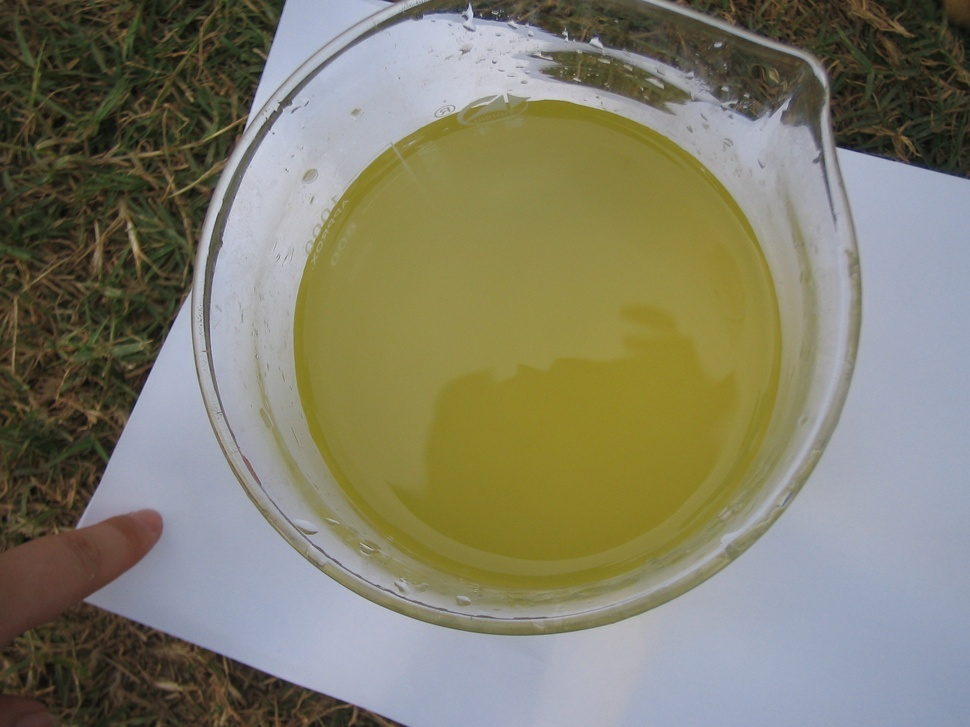
#> input picture DataMining/L11-ImageRecog/data/images/1_1.jpg, 970 x 727 px, shrunk from 2272 x 1704 before the run; its folder holds only this picture in this run
$ jupyter execute --allow-errors Untitled.ipynb   (shell and % lines are left out)
#> lines starting #> are read from the running program, lines starting #| are printed output that depends on the picture
[cell 1]
%cd /data/jupyter/root/ECNU/DataMining/L11-ImageRecog/

[cell 2]
from __future__ import division
import os, sys

# 启动绘图
import matplotlib.pyplot as plt

import pandas as pd
import numpy as np
import matplotlib.pyplot as plt

from PIL import Image, ImageDraw
import codecs
import csv
import warnings
warnings.filterwarnings('ignore')

# 图像预处理

## 图像切割

[cell 3]
class DataSeg():
    def __init__(self):
        self.data_path = 'data/images'
        self.image_names = os.listdir(self.data_path)

        self.location_data_path = 'data/seglocation_images'
        if not os.path.isdir(self.location_data_path):
            os.makedirs(self.location_data_path)

        self.seg_data_path = 'data/seg_images'
        if not os.path.isdir(self.seg_data_path):
            os.makedirs(self.seg_data_path)

    def seg(self):
        print("start!")

        for i, image_name in enumerate(self.image_names):
            print('run %s : %f' %(image_name, i * 100 / len(self.image_names)))
            img = Image.open(os.path.join(self.data_path, image_name))
#> img is the input picture: PIL image 970x727 RGB; mean R, G, B 128.5, 126.1, 106
            loc_img = Image.open(os.path.join(self.data_path, image_name))
            weight, height = img.size
#> weight = 970; height = 727

            left  = (weight / 2) - 50
#> left = 435
            right = (weight / 2) + 51
#> right = 536
            upper = (height / 2) - 50
#> upper = 313.5
            lower = (height / 2) + 51
#> lower = 414.5

            draw = ImageDraw.Draw(loc_img)
            draw.line([(left, upper), (left, lower)], fill=(255, 0, 0), width=5)
            draw.line([(left, upper), (right, upper)], fill=(255, 0, 0), width=5)
            draw.line([(right, lower), (left, lower)], fill=(255, 0, 0), width=5)
            draw.line([(right, lower), (right, upper)], fill=(255, 0, 0), width=5)
            loc_img.save(os.path.join(self.location_data_path, image_name))
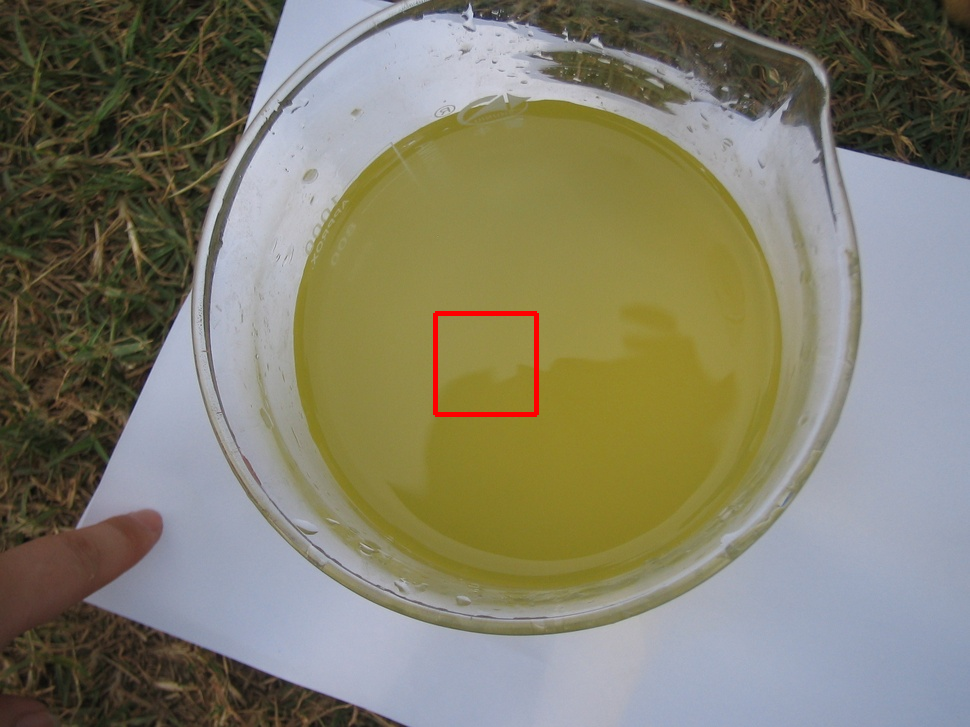
#> saved as 1_1.jpg: PIL image 970x727 RGB; mean R, G, B 128.8, 125.7, 105.8


            box = [left, upper, right, lower]
#> box = [435, 313.5, 536, 414.5]
            seg_img = img.crop(box)
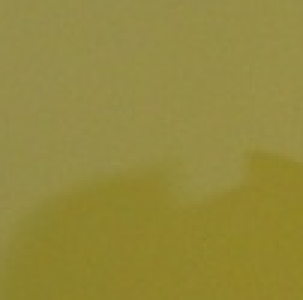
#> seg_img: PIL image 101x100 RGB (shown 3 times larger); mean R, G, B 147.5, 137.2, 60.8
            seg_img.save(os.path.join(self.seg_data_path, image_name))

[cell 4]
import time
start = time.time()

data = DataSeg()
data.seg()

end = time.time()
print('用时%4.2f 秒' %(end - start))

## 特征提取

[cell 5]
class DataMoment():
    def __init__(self):
        self.seg_data_path = 'data/seg_images/'
        self.seg_image_names = os.listdir(self.seg_data_path)
        self.seg_image_names.sort()

    def moment(self):
        color_features = []
        str = ['class', 'No', 'R1', 'G1', 'B1', 'R2', 'G2', 'B2', 'R3', 'G3', 'B3']
        color_features.append(str)
        print('start moment!')
        for i, image_name in  enumerate(self.seg_image_names):
            print(image_name, i * 1.0 / len(self.seg_image_names))
            color_feature = []
            image_name_list = image_name.split('.')[0].split('_')
            color_feature.extend(image_name_list)

            img = Image.open(self.seg_data_path + '/' + image_name)
#> img: PIL image 101x100 RGB
            r, g, b = img.split()
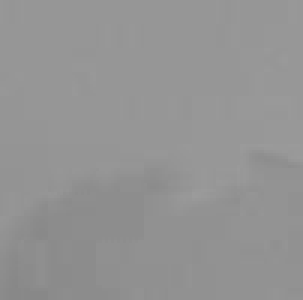
#> r: PIL image 101x100 L (shown 3 times larger); min 135, max 155, mean 147.6
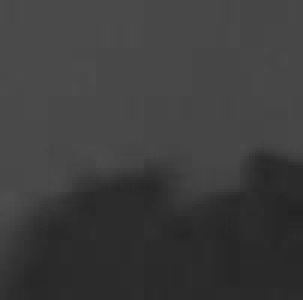
#> b: PIL image 101x100 L (shown 3 times larger); min 36, max 77, mean 60.8
            r = np.array(r) / 255.0
#> r: shape (100, 101) float64
            g = np.array(g) / 255.0
#> g: shape (100, 101) float64
            b = np.array(b) / 255.0
#> b: shape (100, 101) float64

            # Color 1 level: Mean
            r_mean = np.mean(r)
#> r_mean = 0.579
            g_mean = np.mean(g)
#> g_mean = 0.538
            b_mean = np.mean(b)
#> b_mean = 0.238
            color_feature.extend([round(r_mean, 9),
                                  round(g_mean, 9),
                                  round(b_mean, 9)])

            # Color 2 level: std
            r_std = np.std(r)
#> r_std = 0.0143
            g_std = np.std(g)
#> g_std = 0.0197
            b_std = np.std(b)
#> b_std = 0.0534
            color_feature.extend([round(r_std, 9),
                                  round(g_std, 9),
                                  round(b_std, 9)])


            # Color 3 level: thirdMoment
            r_skewness = np.mean((r - r_mean) ** 3)
#> r_skewness = -2.92e-06
            g_skewness = np.mean((g - g_mean) ** 3)
#> g_skewness = -3.95e-06
            b_skewness = np.mean((b - b_mean) ** 3)
#> b_skewness = -7.43e-05

            r_thirdMoment = np.cbrt(r_skewness)
#> r_thirdMoment = -0.0143
            g_thirdMoment = np.cbrt(g_skewness)
#> g_thirdMoment = -0.0158
            b_thirdMoment = np.cbrt(b_skewness)
#> b_thirdMoment = -0.042

            color_feature.extend([round(r_thirdMoment, 9),
                                  round(g_thirdMoment, 9),
                                  round(b_thirdMoment, 9)])
            color_features.append(color_feature)
        return color_features

[cell 6]
data = DataMoment()
print('start!')
feature = data.moment()
#> feature = [['class', 'No', 'R1', 'G1', 'B1', 'R2', 'G2', 'B2', 'R3', 'G3', 'B3'], ['1', '1', 0.579, 0.538, 0.238, 0.0143, 0.0197, 0.0534, -0.0143, -0.0158, -0.042]]
feature
#> Out has the same summary as feature

[cell 7]
outfile = 'data/moment_2.csv'
with open(outfile, 'w', newline='', encoding='utf-8') as out:
    csv_writer = csv.writer(out, dialect='excel')
    for f in feature:
        csv_writer.writerow(f)
#> this loop made 2 passes
print('end')

# 分析过程和方法

## 数据分析

[cell 8]
import pandas as pd

data_file = 'data/moment_2.csv'
data_ = pd.read_csv(data_file, encoding = 'utf-8')
data_.head()

## 数据分割

[cell 9]
import random
# random.seed(2)
data = data_.values

data_array = []
for line in data:
    data_array.append(line.tolist())
# data_array = np.array(data_array)
pd.DataFrame(np.array(data_array)[:, 2]).describe()

$ run again, on DataMining/L11-ImageRecog/data/images/1_11.jpg
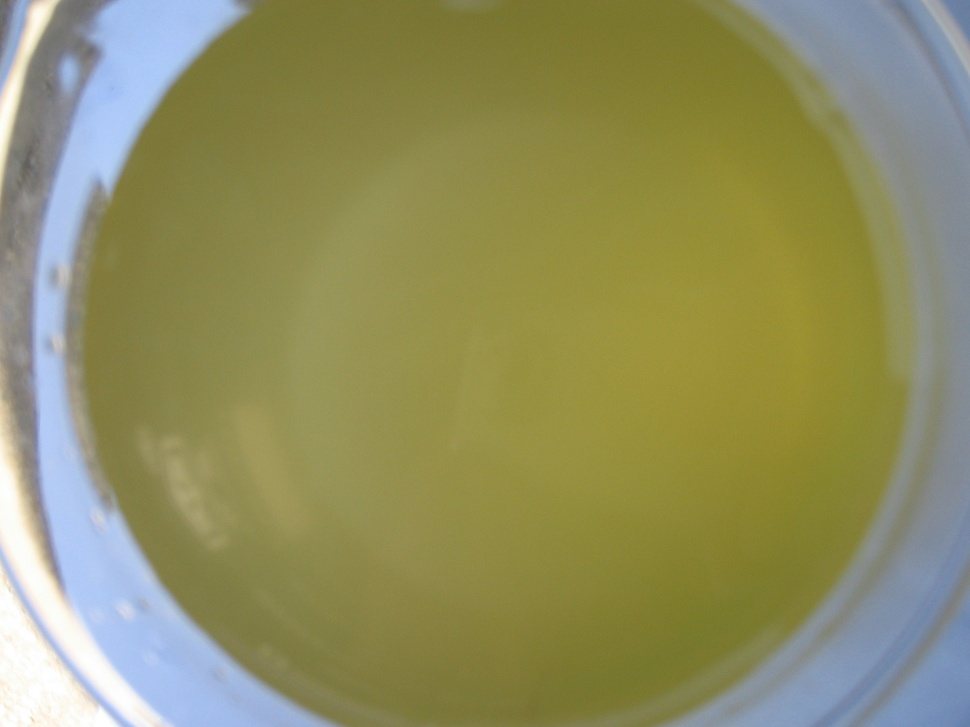
#> input picture DataMining/L11-ImageRecog/data/images/1_11.jpg, 970 x 727 px, shrunk from 2272 x 1704 before the run
#> in seg, img is the input picture: PIL image 970x727 RGB; mean R, G, B 143.9, 143.1, 96.1
#> in seg, `seg_img = img.crop(box)`:
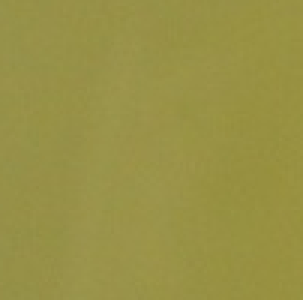
#> seg_img: PIL image 101x100 RGB (shown 3 times larger); mean R, G, B 152.4, 145.8, 69.8
#> img: PIL image 101x100 RGB
#> in moment, `r, g, b = img.split()`:
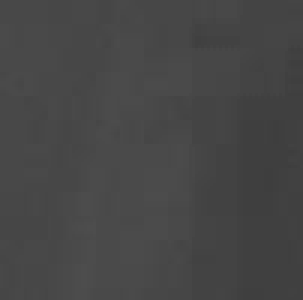
#> b: PIL image 101x100 L (shown 3 times larger); min 62, max 77, mean 70.3
#> r_mean = 0.598
#> g_mean = 0.572
#> b_mean = 0.276
#> r_std = 0.00612
#> g_std = 0.00593
#> b_std = 0.0141
#> r_skewness = 5.86e-08
#> g_skewness = 7.26e-08
#> b_skewness = -1.75e-06
#> r_thirdMoment = 0.00388
#> g_thirdMoment = 0.00417
#> b_thirdMoment = -0.012
#> feature = [['class', 'No', 'R1', 'G1', 'B1', 'R2', 'G2', 'B2', 'R3', 'G3', 'B3'], ['1', '11', 0.598, 0.572, 0.276, 0.00612, 0.00593, 0.0141, 0.00388, 0.00417, -0.012]]
#> Out has the same summary as feature
#> the loop `for f in feature:` made 2 passes
